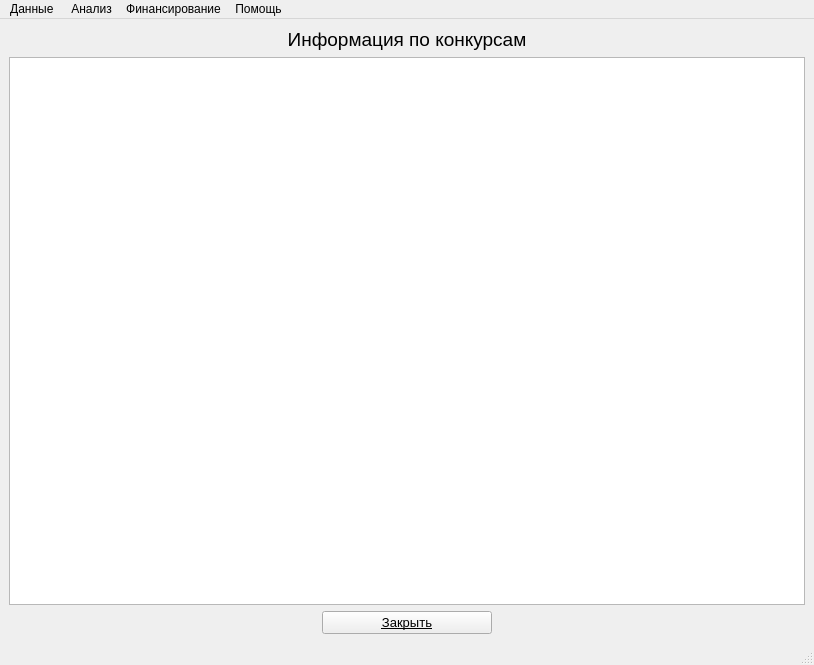
<?xml version="1.0" encoding="UTF-8"?>
<ui version="4.0">
 <class>MainWindow</class>
 <widget class="QMainWindow" name="MainWindow">
  <property name="geometry">
   <rect>
    <x>0</x>
    <y>0</y>
    <width>814</width>
    <height>665</height>
   </rect>
  </property>
  <property name="acceptDrops">
   <bool>false</bool>
  </property>
  <property name="windowTitle">
   <string>НИР по грантам</string>
  </property>
  <property name="windowIcon">
   <iconset>
    <normaloff>../../../../Users/Виктория/Downloads/icons8-верблюд-100.png</normaloff>../../../../Users/Виктория/Downloads/icons8-верблюд-100.png</iconset>
  </property>
  <property name="windowOpacity">
   <double>1.000000000000000</double>
  </property>
  <property name="iconSize">
   <size>
    <width>30</width>
    <height>30</height>
   </size>
  </property>
  <property name="toolButtonStyle">
   <enum>Qt::ToolButtonIconOnly</enum>
  </property>
  <widget class="QWidget" name="centralwidget">
   <layout class="QVBoxLayout" name="verticalLayout_6">
    <item>
     <widget class="QLabel" name="label">
      <property name="font">
       <font>
        <pointsize>14</pointsize>
       </font>
      </property>
      <property name="text">
       <string>Информация по конкурсам</string>
      </property>
      <property name="alignment">
       <set>Qt::AlignCenter</set>
      </property>
     </widget>
    </item>
    <item>
     <layout class="QVBoxLayout" name="verticalLayout_9">
      <item>
       <widget class="QTableView" name="tableView">
        <property name="sizePolicy">
         <sizepolicy hsizetype="Fixed" vsizetype="Expanding">
          <horstretch>0</horstretch>
          <verstretch>0</verstretch>
         </sizepolicy>
        </property>
        <property name="maximumSize">
         <size>
          <width>16777205</width>
          <height>16777215</height>
         </size>
        </property>
        <property name="verticalScrollBarPolicy">
         <enum>Qt::ScrollBarAsNeeded</enum>
        </property>
        <property name="editTriggers">
         <set>QAbstractItemView::NoEditTriggers</set>
        </property>
        <property name="tabKeyNavigation">
         <bool>true</bool>
        </property>
        <property name="selectionMode">
         <enum>QAbstractItemView::SingleSelection</enum>
        </property>
        <property name="selectionBehavior">
         <enum>QAbstractItemView::SelectRows</enum>
        </property>
        <property name="verticalScrollMode">
         <enum>QAbstractItemView::ScrollPerPixel</enum>
        </property>
        <property name="horizontalScrollMode">
         <enum>QAbstractItemView::ScrollPerPixel</enum>
        </property>
       </widget>
      </item>
      <item>
       <layout class="QHBoxLayout" name="horizontalLayout_4">
        <item>
         <widget class="QPushButton" name="closeBtn1">
          <property name="sizePolicy">
           <sizepolicy hsizetype="Minimum" vsizetype="Fixed">
            <horstretch>0</horstretch>
            <verstretch>3</verstretch>
           </sizepolicy>
          </property>
          <property name="maximumSize">
           <size>
            <width>170</width>
            <height>40</height>
           </size>
          </property>
          <property name="font">
           <font>
            <pointsize>10</pointsize>
            <underline>true</underline>
           </font>
          </property>
          <property name="text">
           <string>Закрыть</string>
          </property>
         </widget>
        </item>
       </layout>
      </item>
     </layout>
    </item>
   </layout>
  </widget>
  <widget class="QMenuBar" name="menubar">
   <property name="geometry">
    <rect>
     <x>0</x>
     <y>0</y>
     <width>814</width>
     <height>27</height>
    </rect>
   </property>
   <widget class="QMenu" name="menu">
    <property name="title">
     <string>Данные </string>
    </property>
    <addaction name="action"/>
    <addaction name="action_2"/>
    <addaction name="action_3"/>
   </widget>
   <widget class="QMenu" name="menu_2">
    <property name="title">
     <string>Анализ</string>
    </property>
    <addaction name="action_4"/>
    <addaction name="action_5"/>
    <addaction name="action_6"/>
   </widget>
   <widget class="QMenu" name="menu_3">
    <property name="title">
     <string>Финансирование</string>
    </property>
   </widget>
   <widget class="QMenu" name="menu_4">
    <property name="title">
     <string>Помощь</string>
    </property>
   </widget>
   <addaction name="menu"/>
   <addaction name="menu_2"/>
   <addaction name="menu_3"/>
   <addaction name="menu_4"/>
  </widget>
  <widget class="QStatusBar" name="statusbar"/>
  <action name="action">
   <property name="text">
    <string>НИР по грантам</string>
   </property>
  </action>
  <action name="action_2">
   <property name="text">
    <string>Конкурс грантов</string>
   </property>
  </action>
  <action name="action_3">
   <property name="text">
    <string>ВУЗы</string>
   </property>
  </action>
  <action name="action_4">
   <property name="text">
    <string>ВУЗы</string>
   </property>
  </action>
  <action name="action_5">
   <property name="text">
    <string>Конкурсы грантов</string>
   </property>
  </action>
  <action name="action_6">
   <property name="text">
    <string>НИР по субъектам</string>
   </property>
  </action>
 </widget>
 <resources/>
 <connections/>
</ui>
